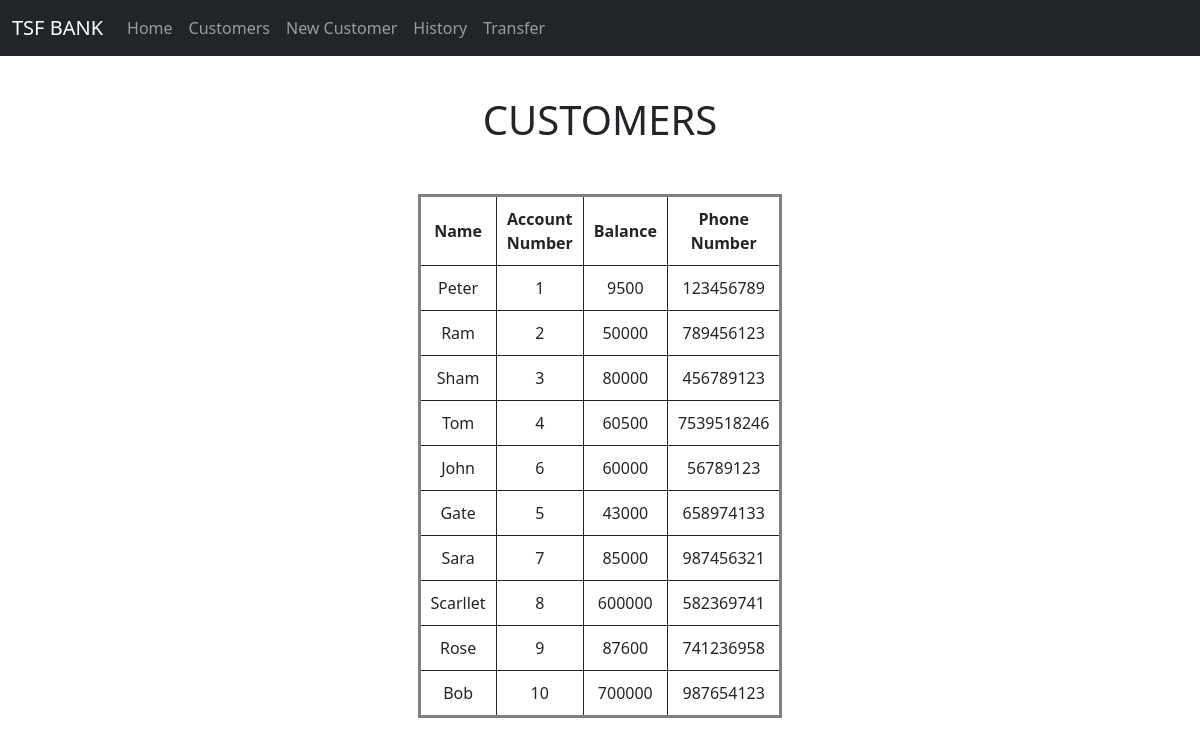
The app's page /customers/ with its own data.
### bank/models.py (models this page shows, shortened)
class Customer(models.Model):
    name = models.CharField(max_length=50)
    account_number = models.BigIntegerField(primary_key=True)
    balance = models.BigIntegerField();
    phone_number = models.IntegerField()

### bank/views.py (the view)
# urls.py: path('customers/', views.CustomerListView.as_view(),name = 'customer_list'),
class CustomerListView(ListView):
    model = Customer

### bank/templates/bank/customer_list.html
{% extends 'bank/base.html' %}
{% block content %}
      <h1>CUSTOMERS</h1>
      <table>
        <tr>
          <th>Name</th>
          <th>Account<br>Number</th>
          <th>Balance</th>
          <th>Phone <br> Number</th>
        </tr>
        {% for cust in customer_list %}
        <tr>
          <td>{{cust.name}}</td>
          <td>{{cust.account_number}}</td>
          <td>{{cust.balance}}</td>
          <td>{{cust.phone_number}}</td>
        </tr>
        {% endfor %}
      </table>
{% endblock %}

### bank/templates/bank/base.html (shortened to what this page needs)
<!DOCTYPE html>
{% load static %}
<html lang="en" dir="ltr">
  <head>
    <link href="https://cdn.jsdelivr.net/npm/bootstrap@5.0.2/dist/css/bootstrap.min.css" rel="stylesheet">
    <link rel="stylesheet" href="{% static "css/bank.css" %}">
  </head>
  <body>
    <nav class="navbar navbar-expand-lg navbar-dark bg-dark">
      <div class="container-fluid">
        <a class="navbar-brand" href="#">TSF BANK</a>
        <div class="collapse navbar-collapse" id="navbarNavAltMarkup">
          <div class="navbar-nav">
            <a class="nav-link" href="{% url 'about' %}">Home</a>
            <a class="nav-link" href="{% url 'customer_list' %}">Customers</a>
            <a class="nav-link" href="{% url 'customer_new' %}">New Customer</a>
            <a class="nav-link" href="{% url 'transfer_list' %}">History</a>
            <a class="nav-link" href="{% url 'transaction' %}">Transfer</a>
          </div>
        </div>
      </div>
    </nav>
    {% block content %}
    {% endblock %}
  </body>
</html>

### bank/static/css/bank.css (style rules this page uses)
h1 { margin-top: 40px; text-align: center; }
body { background-repeat: no-repeat; background-size: cover; background-image: url(https://i.pinimg.com/originals/8c/9d/9b/8c9d9bccf9abd19710f69401910801ff.jpg); }
table { text-align: center; border-style: solid; border-width: medium; margin: auto; margin-top: 50px; }
th,td { border: thin solid; padding: 10px; }

### records on screen
Customer: name "Peter", account_number "1", balance "9500", phone_number "123456789"
Customer: name "Ram", account_number "2", balance "50000", phone_number "789456123"
Customer: name "Sham", account_number "3", balance "80000", phone_number "456789123"
Customer: name "Tom", account_number "4", balance "60500", phone_number "7539518246"
Customer: name "John", account_number "6", balance "60000", phone_number "56789123"
Customer: name "Gate", account_number "5", balance "43000", phone_number "658974133"
Customer: name "Sara", account_number "7", balance "85000", phone_number "987456321"
Customer: name "Scarllet", account_number "8", balance "600000", phone_number "582369741"
Customer: name "Rose", account_number "9", balance "87600", phone_number "741236958"
Customer: name "Bob", account_number "10", balance "700000", phone_number "987654123"
